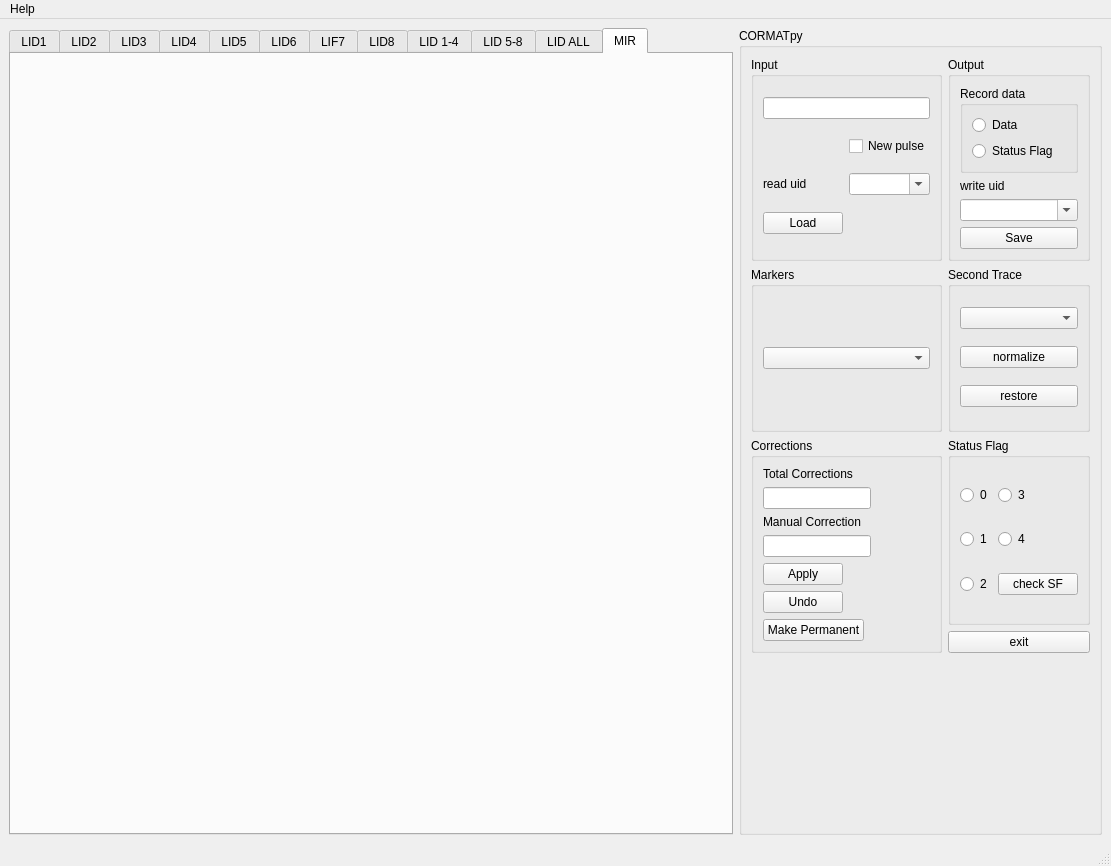
<?xml version="1.0" encoding="UTF-8"?>
<ui version="4.0">
 <class>CORMAT_py</class>
 <widget class="QMainWindow" name="CORMAT_py">
  <property name="geometry">
   <rect>
    <x>0</x>
    <y>0</y>
    <width>1107</width>
    <height>865</height>
   </rect>
  </property>
  <property name="windowTitle">
   <string>CORMATpy</string>
  </property>
  <widget class="QWidget" name="centralwidget">
   <layout class="QGridLayout" name="gridLayout_2">
    <item row="0" column="0">
     <widget class="QTabWidget" name="tabWidget">
      <property name="minimumSize">
       <size>
        <width>724</width>
        <height>807</height>
       </size>
      </property>
      <property name="whatsThis">
       <string>&lt;html&gt;&lt;head/&gt;&lt;body&gt;&lt;p&gt;LID1&lt;/p&gt;&lt;/body&gt;&lt;/html&gt;</string>
      </property>
      <property name="currentIndex">
       <number>11</number>
      </property>
      <widget class="QWidget" name="tab_LID1">
       <attribute name="title">
        <string>LID1</string>
       </attribute>
       <widget class="Canvas" name="widget_LID1" native="true">
        <property name="geometry">
         <rect>
          <x>0</x>
          <y>0</y>
          <width>1041</width>
          <height>781</height>
         </rect>
        </property>
       </widget>
      </widget>
      <widget class="QWidget" name="tab_LID2">
       <attribute name="title">
        <string>LID2</string>
       </attribute>
       <widget class="Canvas" name="widget_LID2" native="true">
        <property name="geometry">
         <rect>
          <x>0</x>
          <y>0</y>
          <width>1041</width>
          <height>781</height>
         </rect>
        </property>
       </widget>
      </widget>
      <widget class="QWidget" name="tab_LID3">
       <attribute name="title">
        <string>LID3</string>
       </attribute>
       <widget class="Canvas" name="widget_LID3" native="true">
        <property name="geometry">
         <rect>
          <x>0</x>
          <y>0</y>
          <width>1041</width>
          <height>781</height>
         </rect>
        </property>
       </widget>
      </widget>
      <widget class="QWidget" name="tab_LID4">
       <attribute name="title">
        <string>LID4</string>
       </attribute>
       <widget class="Canvas" name="widget_LID4" native="true">
        <property name="geometry">
         <rect>
          <x>0</x>
          <y>0</y>
          <width>1041</width>
          <height>781</height>
         </rect>
        </property>
       </widget>
      </widget>
      <widget class="QWidget" name="tab_5">
       <attribute name="title">
        <string>LID5</string>
       </attribute>
       <widget class="Canvas" name="widget_LID5" native="true">
        <property name="geometry">
         <rect>
          <x>0</x>
          <y>0</y>
          <width>1041</width>
          <height>781</height>
         </rect>
        </property>
       </widget>
      </widget>
      <widget class="QWidget" name="tab_6">
       <attribute name="title">
        <string>LID6</string>
       </attribute>
       <widget class="Canvas" name="widget_LID6" native="true">
        <property name="geometry">
         <rect>
          <x>0</x>
          <y>0</y>
          <width>1041</width>
          <height>781</height>
         </rect>
        </property>
       </widget>
      </widget>
      <widget class="QWidget" name="tab_7">
       <attribute name="title">
        <string>LIF7</string>
       </attribute>
       <widget class="Canvas" name="widget_LID7" native="true">
        <property name="geometry">
         <rect>
          <x>0</x>
          <y>0</y>
          <width>1041</width>
          <height>781</height>
         </rect>
        </property>
       </widget>
      </widget>
      <widget class="QWidget" name="tab_8">
       <attribute name="title">
        <string>LID8</string>
       </attribute>
       <widget class="Canvas" name="widget_LID8" native="true">
        <property name="geometry">
         <rect>
          <x>0</x>
          <y>0</y>
          <width>1041</width>
          <height>781</height>
         </rect>
        </property>
       </widget>
      </widget>
      <widget class="QWidget" name="tab_11">
       <attribute name="title">
        <string>LID 1-4</string>
       </attribute>
       <widget class="Canvas" name="widget_LID_14" native="true">
        <property name="geometry">
         <rect>
          <x>0</x>
          <y>0</y>
          <width>1041</width>
          <height>781</height>
         </rect>
        </property>
       </widget>
      </widget>
      <widget class="QWidget" name="tab_12">
       <attribute name="title">
        <string>LID 5-8</string>
       </attribute>
       <widget class="Canvas" name="widget_LID_58" native="true">
        <property name="geometry">
         <rect>
          <x>0</x>
          <y>0</y>
          <width>1041</width>
          <height>781</height>
         </rect>
        </property>
       </widget>
      </widget>
      <widget class="QWidget" name="tab_9">
       <attribute name="title">
        <string>LID ALL</string>
       </attribute>
       <widget class="Canvas" name="widget_LID_ALL" native="true">
        <property name="geometry">
         <rect>
          <x>0</x>
          <y>0</y>
          <width>1041</width>
          <height>781</height>
         </rect>
        </property>
       </widget>
      </widget>
      <widget class="QWidget" name="tab_10">
       <attribute name="title">
        <string>MIR</string>
       </attribute>
       <layout class="QFormLayout" name="formLayout_2">
        <item row="0" column="0">
         <widget class="Canvas" name="widget_MIR" native="true"/>
        </item>
       </layout>
      </widget>
     </widget>
    </item>
    <item row="0" column="1">
     <widget class="QGroupBox" name="groupBox_8">
      <property name="title">
       <string>CORMATpy</string>
      </property>
      <layout class="QGridLayout" name="gridLayout_4">
       <item row="0" column="0">
        <widget class="QGroupBox" name="groupBox_3">
         <property name="title">
          <string>Input</string>
         </property>
         <layout class="QGridLayout" name="gridLayout">
          <item row="0" column="0" colspan="2">
           <widget class="QLineEdit" name="lineEdit_jpn">
            <property name="text">
             <string/>
            </property>
           </widget>
          </item>
          <item row="1" column="1">
           <widget class="QCheckBox" name="checkBox_newpulse">
            <property name="text">
             <string>New pulse</string>
            </property>
           </widget>
          </item>
          <item row="2" column="0">
           <widget class="QLabel" name="label">
            <property name="text">
             <string>read uid</string>
            </property>
           </widget>
          </item>
          <item row="2" column="1">
           <widget class="QComboBox" name="comboBox_readuid">
            <property name="editable">
             <bool>true</bool>
            </property>
            <property name="insertPolicy">
             <enum>QComboBox::InsertAtTop</enum>
            </property>
           </widget>
          </item>
          <item row="3" column="0">
           <widget class="QPushButton" name="button_read_pulse">
            <property name="text">
             <string>Load</string>
            </property>
           </widget>
          </item>
         </layout>
        </widget>
       </item>
       <item row="0" column="1">
        <widget class="QGroupBox" name="groupBox">
         <property name="title">
          <string>Output</string>
         </property>
         <layout class="QGridLayout" name="gridLayout_6">
          <item row="0" column="0">
           <widget class="QGroupBox" name="groupBox_2">
            <property name="title">
             <string>Record data</string>
            </property>
            <layout class="QGridLayout" name="gridLayout_3">
             <item row="0" column="0">
              <widget class="QRadioButton" name="radioButton_storeData">
               <property name="text">
                <string>Data</string>
               </property>
              </widget>
             </item>
             <item row="1" column="0">
              <widget class="QRadioButton" name="radioButton_storeSF">
               <property name="text">
                <string>Status Flag</string>
               </property>
              </widget>
             </item>
            </layout>
           </widget>
          </item>
          <item row="1" column="0">
           <widget class="QLabel" name="label_2">
            <property name="text">
             <string>write uid</string>
            </property>
           </widget>
          </item>
          <item row="2" column="0">
           <widget class="QComboBox" name="comboBox_writeuid">
            <property name="editable">
             <bool>true</bool>
            </property>
           </widget>
          </item>
          <item row="3" column="0">
           <widget class="QPushButton" name="button_save">
            <property name="text">
             <string>Save</string>
            </property>
           </widget>
          </item>
         </layout>
        </widget>
       </item>
       <item row="1" column="0">
        <widget class="QGroupBox" name="groupBox_9">
         <property name="title">
          <string>Markers</string>
         </property>
         <layout class="QGridLayout" name="gridLayout_8">
          <item row="0" column="0">
           <widget class="QComboBox" name="comboBox_markers"/>
          </item>
         </layout>
        </widget>
       </item>
       <item row="1" column="1">
        <widget class="QGroupBox" name="groupBox_5">
         <property name="title">
          <string>Second Trace</string>
         </property>
         <layout class="QGridLayout" name="gridLayout_7">
          <item row="0" column="0">
           <widget class="QComboBox" name="comboBox_2ndtrace"/>
          </item>
          <item row="1" column="0">
           <widget class="QPushButton" name="button_normalize">
            <property name="text">
             <string>normalize</string>
            </property>
           </widget>
          </item>
          <item row="2" column="0">
           <widget class="QPushButton" name="button_restore">
            <property name="text">
             <string>restore</string>
            </property>
           </widget>
          </item>
         </layout>
        </widget>
       </item>
       <item row="2" column="0" rowspan="2">
        <widget class="QGroupBox" name="groupBox_6">
         <property name="title">
          <string>Corrections</string>
         </property>
         <layout class="QFormLayout" name="formLayout">
          <item row="0" column="0">
           <widget class="QLabel" name="label_3">
            <property name="text">
             <string>Total Corrections</string>
            </property>
           </widget>
          </item>
          <item row="1" column="0">
           <widget class="QLineEdit" name="lineEdit_totcorr"/>
          </item>
          <item row="2" column="0">
           <widget class="QLabel" name="label_4">
            <property name="text">
             <string>Manual Correction</string>
            </property>
           </widget>
          </item>
          <item row="3" column="0">
           <widget class="QLineEdit" name="lineEdit_mancorr"/>
          </item>
          <item row="4" column="0">
           <widget class="QPushButton" name="pushButton_apply">
            <property name="text">
             <string>Apply</string>
            </property>
           </widget>
          </item>
          <item row="5" column="0">
           <widget class="QPushButton" name="pushButton_undo">
            <property name="text">
             <string>Undo</string>
            </property>
           </widget>
          </item>
          <item row="6" column="0">
           <widget class="QPushButton" name="pushButton_makeperm">
            <property name="text">
             <string>Make Permanent</string>
            </property>
           </widget>
          </item>
         </layout>
        </widget>
       </item>
       <item row="2" column="1">
        <widget class="QGroupBox" name="groupBox_statusflag">
         <property name="title">
          <string>Status Flag</string>
         </property>
         <layout class="QGridLayout" name="gridLayout_5">
          <item row="0" column="1">
           <widget class="QRadioButton" name="radioButton_statusflag_3">
            <property name="text">
             <string>3</string>
            </property>
           </widget>
          </item>
          <item row="1" column="0">
           <widget class="QRadioButton" name="radioButton_statusflag_1">
            <property name="text">
             <string>1</string>
            </property>
           </widget>
          </item>
          <item row="1" column="1">
           <widget class="QRadioButton" name="radioButton_statusflag_4">
            <property name="text">
             <string>4</string>
            </property>
           </widget>
          </item>
          <item row="2" column="0">
           <widget class="QRadioButton" name="radioButton_statusflag_2">
            <property name="text">
             <string>2</string>
            </property>
           </widget>
          </item>
          <item row="0" column="0">
           <widget class="QRadioButton" name="radioButton_statusflag_0">
            <property name="text">
             <string>0</string>
            </property>
           </widget>
          </item>
          <item row="2" column="1">
           <widget class="QPushButton" name="checkSFbutton">
            <property name="text">
             <string>check SF</string>
            </property>
           </widget>
          </item>
         </layout>
        </widget>
       </item>
       <item row="3" column="1">
        <widget class="QPushButton" name="exit_button">
         <property name="text">
          <string>exit</string>
         </property>
        </widget>
       </item>
       <item row="4" column="0" colspan="2">
        <widget class="QWidget" name="logger" native="true">
         <property name="enabled">
          <bool>true</bool>
         </property>
         <property name="autoFillBackground">
          <bool>false</bool>
         </property>
        </widget>
       </item>
      </layout>
     </widget>
    </item>
   </layout>
  </widget>
  <widget class="QMenuBar" name="menubar">
   <property name="geometry">
    <rect>
     <x>0</x>
     <y>0</y>
     <width>1107</width>
     <height>20</height>
    </rect>
   </property>
   <widget class="QMenu" name="menuHelp">
    <property name="title">
     <string>Help</string>
    </property>
    <addaction name="actionHelp"/>
    <addaction name="actionOpen_PDF_guide"/>
   </widget>
   <addaction name="menuHelp"/>
  </widget>
  <widget class="QStatusBar" name="statusbar"/>
  <action name="actionHelp">
   <property name="text">
    <string>Help</string>
   </property>
  </action>
  <action name="actionOpen_PDF_guide">
   <property name="text">
    <string>Open PDF guide</string>
   </property>
  </action>
 </widget>
 <customwidgets>
  <customwidget>
   <class>Canvas</class>
   <extends>QWidget</extends>
   <header location="global">canvas.h</header>
   <container>1</container>
  </customwidget>
 </customwidgets>
 <resources/>
 <connections/>
</ui>
